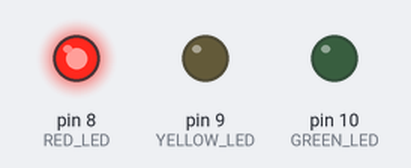
The sketch below on a simulated Arduino Uno, built with avr-gcc and run on an emulated ATmega328P. Parts: output pins drawn as LEDs (lit = HIGH).

Above: at 2.5 s.
At 9.0 s:
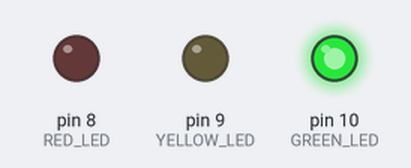
At 12.2 s:
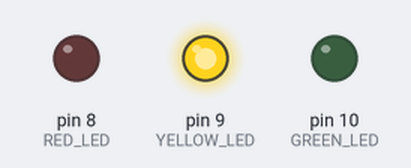
Timing chart, 0 to 16.9 s (numbered marks = the images above):
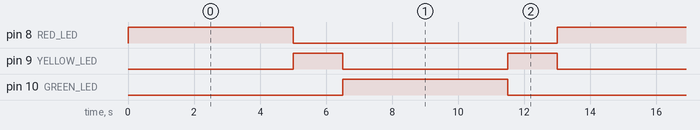

Measured:
- by itself, pin 8 (RED_LED), pin 10 (GREEN_LED): alternates HIGH for 5.0 s and LOW for 8.0 s
- by itself, pin 9 (YELLOW_LED): alternates HIGH for 1.5 s and LOW for 5.0 s
- by itself, everything shown: repeats every 13.0 s, in 4 steps

The sketch:

traffic_light.ino
```cpp
const int RED_LED = 8;
const int YELLOW_LED = 9;
const int GREEN_LED = 10;

void setup() {
  pinMode(RED_LED, OUTPUT);
  pinMode(YELLOW_LED, OUTPUT);
  pinMode(GREEN_LED, OUTPUT);
}

void loop() {
  digitalWrite(RED_LED, HIGH);
  digitalWrite(YELLOW_LED, LOW);
  digitalWrite(GREEN_LED, LOW);
  delay(5000);

  digitalWrite(RED_LED, LOW);
  digitalWrite(YELLOW_LED, HIGH);
  delay(1500);

  digitalWrite(YELLOW_LED, LOW);
  digitalWrite(GREEN_LED, HIGH);
  delay(5000);

  digitalWrite(GREEN_LED, LOW);
  digitalWrite(YELLOW_LED, HIGH);
  delay(1500);
}
```
